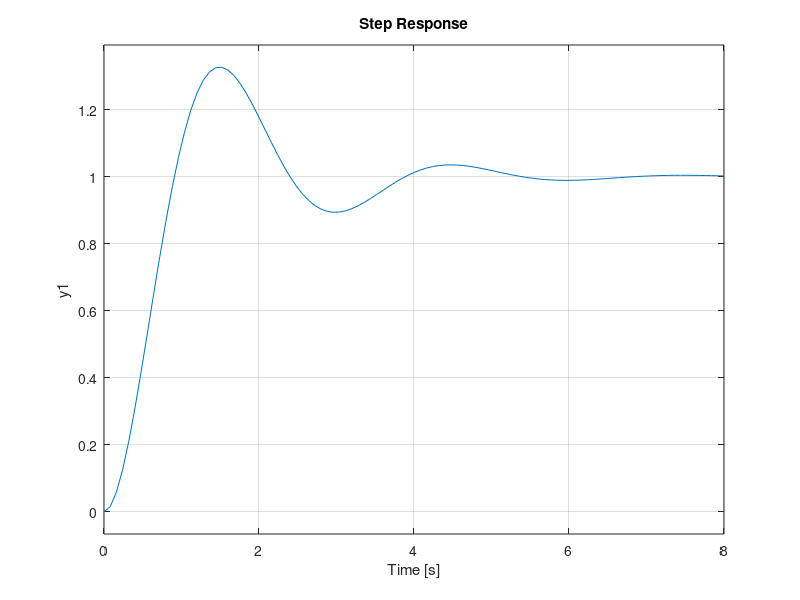
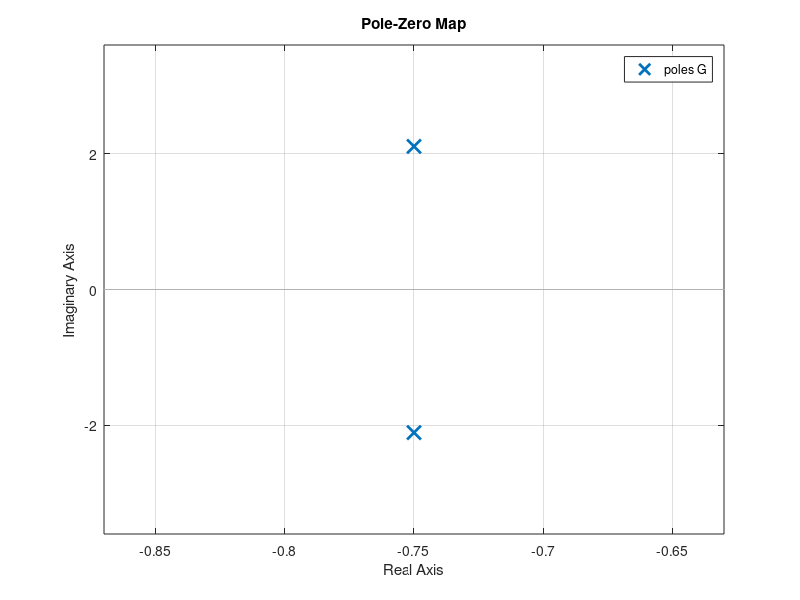

Write MATLAB code to recreate these figures, in order.
clear
clc
close all

m = 2;
k = 10;

wn = sqrt(k/m)

%ccritical = 2*m*wn

c = 3;

zed = (c/(2*m*wn))

denom = [1 c/m k/m];
roots(denom)
G = tf([k/m],denom)

hold on
step(G)

figure()
pzmap(G)
